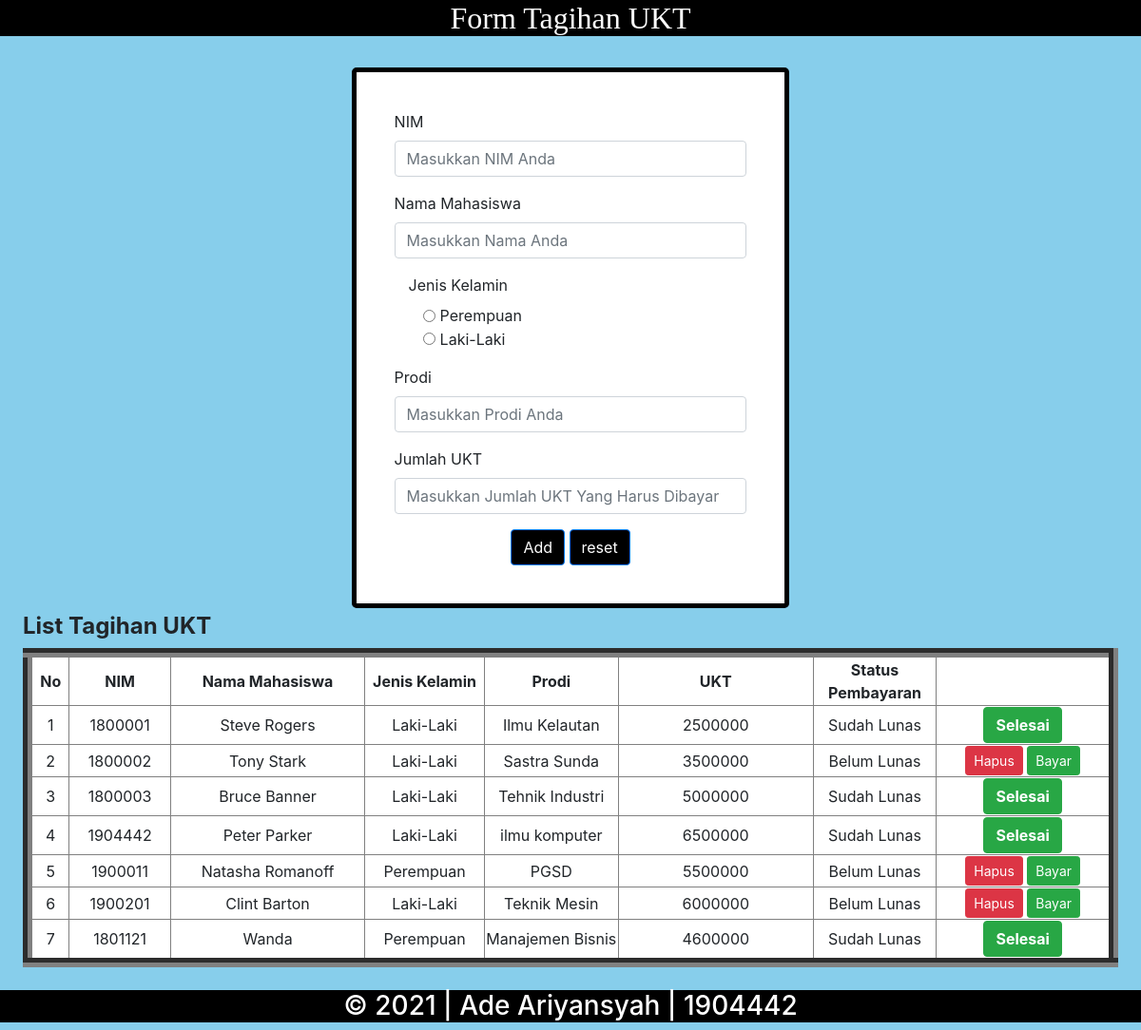
The page / on the database its author committed.
### tables this page shows
CREATE TABLE `data_mahasiswa` (
  `id` int(11) NOT NULL,
  `nim` int(7) NOT NULL,
  `nama_mahasiswa` varchar(255) NOT NULL,
  `gender` varchar(11) NOT NULL,
  `prodi` varchar(50) NOT NULL,
  `ukt` int(25) NOT NULL,
  `status_bayar` varchar(11) NOT NULL
);

### config.php (called while the page is built)
<?php
$db_host = "localhost";
$db_user = "root";
$db_password = "";
$db_name = "tp4_pbo";
 ?>

### includes/DB.class.php (called while the page is built, shortened)
<?php
class DB{
	var $db_host = '';
	var $db_user = '';
	var $db_password = '';
	var $db_name = '';
	var $db_link = '';
	var $result = 0;
	function DB($db_host='', $db_user='', $db_password='', $db_name=''){
		$this->db_host = $db_host;
		$this->db_user = $db_user;
		$this->db_password = $db_password;
		$this->db_name = $db_name;
	}
	function open(){
		$this->db_link = mysqli_connect($this->db_host, $this->db_user, $this->db_password, $this->db_name);
	}
	function execute($query=""){
		$this->result = mysqli_query($this->db_link, $query);
		return $this->result;
	}
	function getResult(){
		return mysqli_fetch_array($this->result);
	}
}
 ?>

### includes/Task.class.php (called while the page is built, shortened)
<?php
class Task extends DB{
	function getTask()
	{
		$query = "SELECT * FROM data_mahasiswa";
		return $this->execute($query);
	}
}
?>

### index.php (the view, shortened to what this page needs)
<?php
include("config.php");
include("includes/Template.class.php");
include("includes/DB.class.php");
include("includes/Task.class.php");
$otask = new Task($db_host, $db_user, $db_password, $db_name);
$otask->open();
if(isset($_POST['nim']))
{
	$otask->getTasknim();
}
else if(isset($_POST['nama_mahasiswa']))
{
	$otask->getTasknama_mahasiswa();
}
else if(isset($_POST['gender']))
{
	$otask->getTaskgender();
}
else if(isset($_POST['prodi']))
{
	$otask->getTaskprodi();
}
else if(isset($_POST['ukt']))
{
	$otask->getTaskukt();
}
else
{
	$otask->getTask();
}
$data = null;
$no = 1;
while (list($id, $nim, $nama_mahasiswa, $gender, $prodi, $ukt, $status) = $otask->getResult()) {
	if($status == "Sudah Lunas")
	{
		$data .= "<tr>
		<td>" . $no . "</td>
		<td>" . $nim . "</td>
		<td>" . $nama_mahasiswa . "</td>
		<td>" . $gender . "</td>
		<td>" . $prodi . "</td>
		<td>" . $ukt . "</td>
		<td>" . $status . "</td>
		<td>
		<button class='btn btn-success'><a href='index.php?id_hapus=" . $id . "' style='color: white; font-weight: bold;'>Selesai</a></button>
		</td>
		</tr>";
		$no++;
	}
	else
	{
		$data .= "<tr>
		<td>" . $no . "</td>
		<td>" . $nim . "</td>
		<td>" . $nama_mahasiswa . "</td>
		<td>" . $gender . "</td>
		<td>" . $prodi . "</td>
		<td>" . $ukt . "</td>
		<td>" . $status . "</td>
		<td>
		<button class='btn btn-danger btn-sm'><a href='index.php?id_hapus=" . $id . "' style='color: white; text-decoration: none; '>Hapus</a></button>
		<button class='btn btn-success btn-sm' ><a href='index.php?id_status=" . $id .  "' style='color: white; text-decoration: none;'>Bayar</a></button>
		</td>
		</tr>";
		$no++;
	}
}

### includes/Template.class.php (shortened to what this page needs)
<?php
class Template{
	var $content = '';
	function Template($filename = ''){
		$this->content = implode('', @file($filename));
	}
	function clear(){
		$this->content = preg_replace("/DATA_[A-Z|_|0-9]+/", "", $this->content);
	}
	function write(){
		print $this->content;
	}
	function replace($old = '', $new = ''){
		if(is_int($new)){
			$value = sprintf("%d", $new);
		}elseif(is_float($new)){
			$value = sprintf("%f", $new);
		}elseif(is_array($new)){
			$value = '';
			foreach( $new as $item){
				$value .= $item. '';
			}
		}else{
			$value = $new;
		}
		$this->content = preg_replace("/$old/",  $value, $this->content);
	}
}
 ?>

### rows shown on the page
data_mahasiswa: nim "1800001", nama_mahasiswa "Steve Rogers", gender "Laki-Laki", prodi "Ilmu Kelautan", ukt "2500000", status_bayar "Sudah Lunas"
data_mahasiswa: nim "1800002", nama_mahasiswa "Tony Stark", gender "Laki-Laki", prodi "Sastra Sunda", ukt "3500000", status_bayar "Belum Lunas"
data_mahasiswa: nim "1800003", nama_mahasiswa "Bruce Banner", gender "Laki-Laki", prodi "Tehnik Industri", ukt "5000000", status_bayar "Sudah Lunas"
data_mahasiswa: nim "1904442", nama_mahasiswa "Peter Parker", gender "Laki-Laki", prodi "ilmu komputer", ukt "6500000", status_bayar "Sudah Lunas"
data_mahasiswa: nim "1900011", nama_mahasiswa "Natasha Romanoff", gender "Perempuan", prodi "PGSD", ukt "5500000", status_bayar "Belum Lunas"
data_mahasiswa: nim "1900201", nama_mahasiswa "Clint Barton", gender "Laki-Laki", prodi "Teknik Mesin", ukt "6000000", status_bayar "Belum Lunas"
data_mahasiswa: nim "1801121", nama_mahasiswa "Wanda", gender "Perempuan", prodi "Manajemen Bisnis", ukt "4600000", status_bayar "Sudah Lunas"
